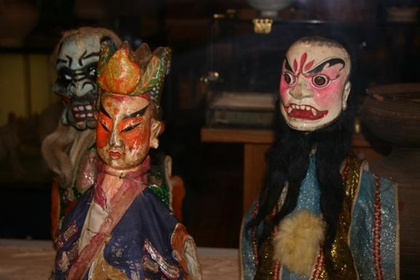
%> input picture assignment_2/7/data/flash.jpg, 420 x 280 px, shrunk from 576 x 384 before the run
$ octave myMainScript1.m   (GNU Octave 9; MATLAB toolbox functions it lacks are replaced by stand-ins)
%> lines starting %> are read from the running program, lines starting %| are printed output that depends on the picture; in (x1, y1, x2, y2) boxes, pixels count from 0 and x2, y2 are one past the last pixel; in counts of white or black regions, pixels touching at a corner belong together; the program's own positions count from 1
### assignment_2/7/code/imtranslate.m
function [out ] = imtranslate(img,tx)
	out = zeros(size(img));
    y = size(img,2);
    if(tx > 0)
        out( : , tx+1 : y ) = img( : , 1 : y - tx);
    else
        out( : , 1: tx + y) = img( : , 1 - tx : y);
    end
end

### assignment_2/7/code/myMainScript1.m
%% MyMainScript1
flash = imread('../data/flash.jpg');
%> flash is the input picture: size 280x420x3 uint8; mean R, G, B 57.1, 41.1, 30.4
flash = double(rgb2gray(flash));
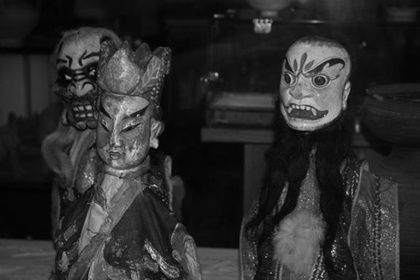
%> flash: size 280x420 double; min 1, max 226, mean 44.6
%flash = flash(1:3:end,1:3:end);

noflash = imread('../data/noflash.jpg');
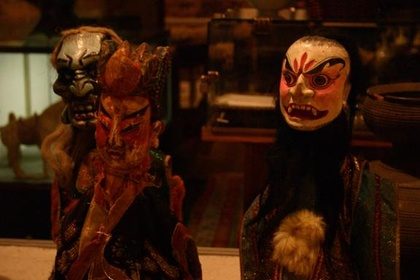
%> input picture assignment_2/7/data/noflash.jpg, 420 x 280 px, shrunk from 576 x 384 before the run
%> noflash is the input picture: size 280x420x3 uint8; mean R, G, B 55.3, 26.8, 11.6
noflash = double(rgb2gray(noflash));
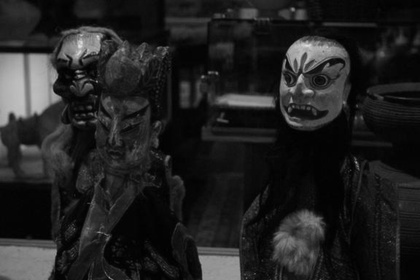
%> noflash: size 280x420 double; min 0, max 223, mean 33.6
%noflash = noflash(1:3:end,1:3:end);

%applying transformations
noflash = double(imrotate(noflash, 28.5, 'nearest', 'crop'));
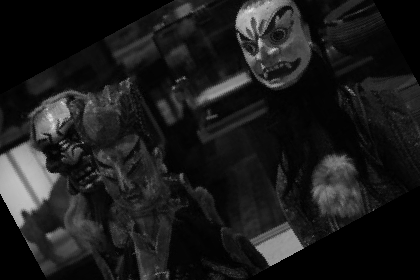
%> noflash: size 280x420 double; min 0, max 223, mean 28.1
noflash = imtranslate(noflash, -2);
%> in imtranslate, `out( : , 1: tx + y) = img( : , 1 - tx : y);`:
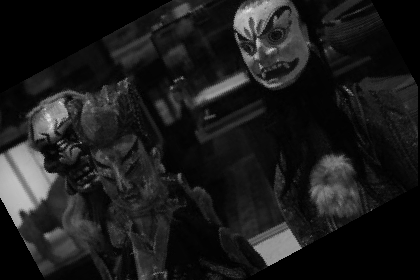
%> out: size 280x420 double; min 0, max 223, mean 28

noflash = noflash  + 10.*(randn(size(noflash)));
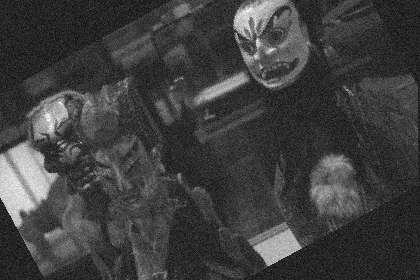
%> noflash: size 280x420 double; min -38.79, max 228.9, mean 27.9; drawn with min black and max white
noflash(noflash<0) = 0;
%> noflash: size 280x420 double; 16.72% of pixels changed, all inside (x1, y1, x2, y2) = (0, 0, 420, 280)
noflash(noflash>255) = 255;

nBins = 10;
ijEnt = zeros(61,25);

%> (the run ends here)
